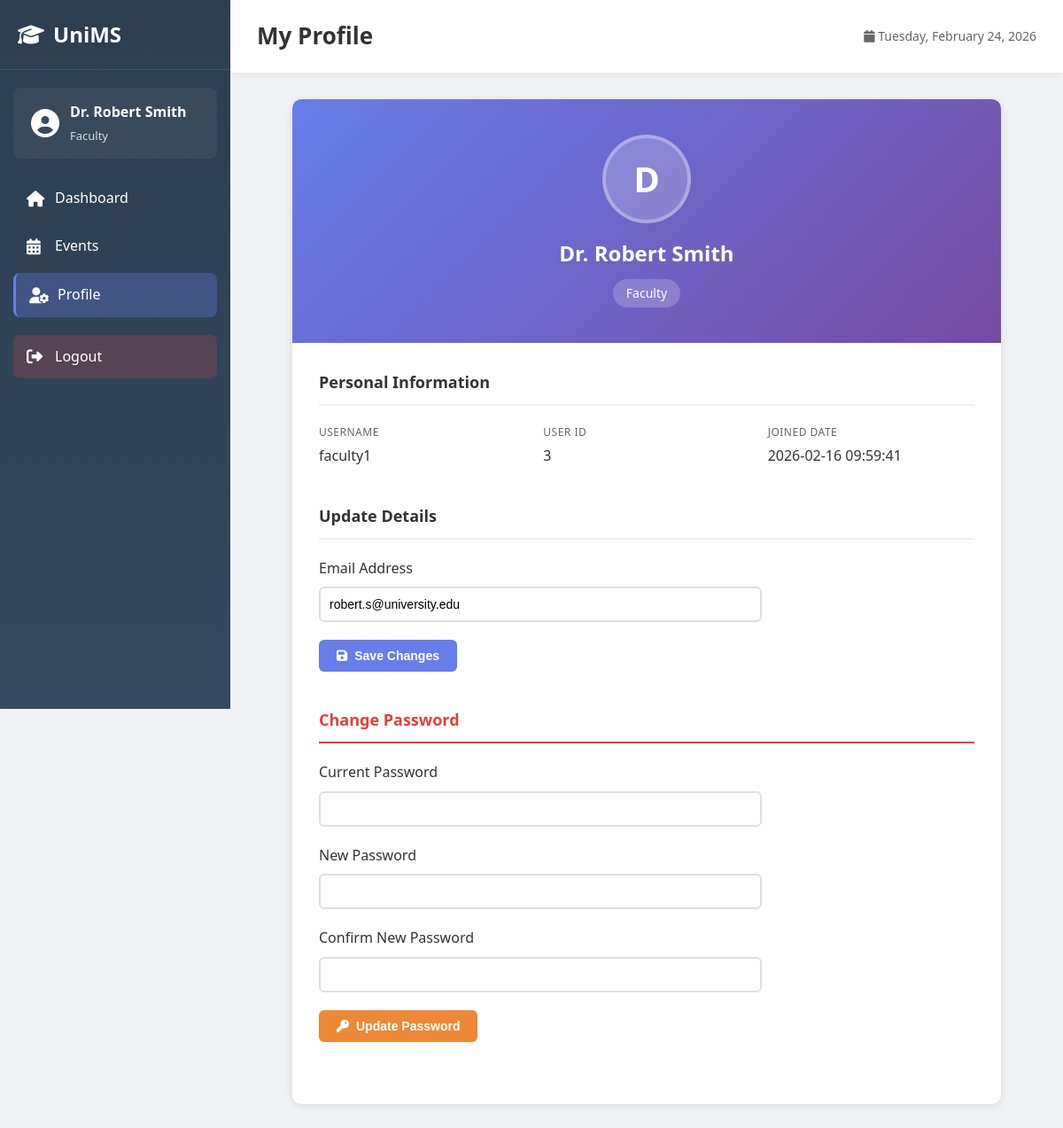
/profile (signed in), run on the app's committed database.
### tables this page shows
CREATE TABLE users (
            id INTEGER PRIMARY KEY AUTOINCREMENT,
            username TEXT UNIQUE NOT NULL,
            password TEXT NOT NULL,
            user_type TEXT NOT NULL,
            full_name TEXT NOT NULL,
            email TEXT,
            created_at TIMESTAMP DEFAULT CURRENT_TIMESTAMP
        );

### app.py (the view, shortened to what this page needs)
@app.route('/profile', methods=['GET', 'POST'])
@login_required
def profile():
    conn = get_db_connection()
    user = conn.execute('SELECT * FROM users WHERE id = ?', (session['user_id'],)).fetchone()
    conn.close()
    return render_template('profile.html', user=user)

### app.py (called while the page is built)
def get_db_connection():
    conn = sqlite3.connect(DATABASE)
    conn.row_factory = sqlite3.Row  # This allows us to access columns by name
    return conn

def login_required(f):
    @wraps(f)
    def decorated_function(*args, **kwargs):
        if 'user_id' not in session:
            flash('Please log in to access this page.', 'warning')
            return redirect(url_for('login'))
        return f(*args, **kwargs)
    return decorated_function

### templates/profile.html (shortened to what this page needs)
{% extends "base.html" %}
{% block page_title %}My Profile{% endblock %}
{% block content %}
<div class="profile-container">
    <div class="profile-card">
        <div class="profile-header">
            <div class="profile-avatar">
                {{ user.full_name[0] }}
            </div>
            <h2>{{ user.full_name }}</h2>
            <p class="role-badge">{{ user.user_type|title }}</p>
        </div>
        <div class="profile-body">
            <div class="info-section">
                <h3>Personal Information</h3>
                <div class="info-grid">
                    <div class="info-item">
                        <label>Username</label>
                        <p>{{ user.username }}</p>
                    </div>
                    <div class="info-item">
                        <label>User ID</label>
                        <p>{{ user.id }}</p>
                    </div>
                    <div class="info-item">
                        <label>Joined Date</label>
                        <p>{{ user.created_at }}</p>
                    </div>
                </div>
            </div>
            <div class="form-section">
                <h3>Update Details</h3>
                <form method="POST" action="{{ url_for('profile') }}" class="profile-form">
                    <div class="form-group">
                        <label>Email Address</label>
                        <input type="email" name="email" value="{{ user.email }}" required>
                    </div>
                    <button type="submit" class="btn btn-primary">
                        <i class="fas fa-save"></i> Save Changes
                    </button>
                </form>
            </div>
            <div class="form-section danger-zone">
                <h3>Change Password</h3>
                <form method="POST" action="{{ url_for('profile') }}" class="profile-form">
                    <div class="form-group">
                        <label>Current Password</label>
                        <input type="password" name="current_password" required>
                    </div>
                    <div class="form-group">
                        <label>New Password</label>
                        <input type="password" name="new_password" required minlength="6">
                    </div>
                    <div class="form-group">
                        <label>Confirm New Password</label>
                        <input type="password" name="confirm_password" required minlength="6">
                    </div>
                    <button type="submit" class="btn btn-warning">
                        <i class="fas fa-key"></i> Update Password
                    </button>
                </form>
            </div>
        </div>
    </div>
</div>
{% endblock %}

### templates/base.html (shortened to what this page needs)
<!DOCTYPE html>
<html lang="en">
<head>
    <link rel="stylesheet" href="{{ url_for('static', filename='css/style.css') }}">
    <link rel="stylesheet" href="https://cdnjs.cloudflare.com/ajax/libs/font-awesome/6.4.0/css/all.min.css">
</head>
<body>
    {% if session.user_id %}
    <div class="sidebar" id="sidebar">
        <div class="sidebar-header">
            <h2><i class="fas fa-graduation-cap"></i> UniMS</h2>
        </div>
        <div class="user-info">
            <i class="fas fa-user-circle"></i>
            <div>
                <h4>{{ session.full_name }}</h4>
                <p>{{ session.user_type|title }}</p>
            </div>
        </div>
        <nav class="sidebar-nav">
            {% if session.user_type != 'admin' %}
            <a href="{{ url_for('dashboard') }}"
                class="nav-item {% if request.endpoint == 'dashboard' %}active{% endif %}">
                <i class="fas fa-home"></i>
                <span>Dashboard</span>
            </a>
            {% endif %}
            <a href="{{ url_for('events') }}" class="nav-item {% if request.endpoint == 'events' %}active{% endif %}">
                <i class="fas fa-calendar-alt"></i>
                <span>Events</span>
            </a>
            <a href="{{ url_for('profile') }}" class="nav-item {% if request.endpoint == 'profile' %}active{% endif %}">
                <i class="fas fa-user-cog"></i>
                <span>Profile</span>
            </a>
            <a href="{{ url_for('logout') }}" class="nav-item logout">
                <i class="fas fa-sign-out-alt"></i>
                <span>Logout</span>
            </a>
        </nav>
    </div>
    {% endif %}
    <div class="main-content {% if session.user_id %}with-sidebar{% endif %}">
        {% if session.user_id %}
        <div class="topbar">
            <h1>{% block page_title %}Dashboard{% endblock %}</h1>
            <div class="topbar-right">
                <span class="date"> {{ current_date }}</span>
            </div>
        </div>
        {% endif %}
        <div class="content">
            {% block content %}{% endblock %}
        </div>
    </div>
</body>
</html>

### static/css/style.css (style rules this page uses)
* { margin: 0; padding: 0; box-sizing: border-box; }
body { font-family: 'Segoe UI', Tahoma, Geneva, Verdana, sans-serif; background: #f0f2f5; color: #333; line-height: 1.6; }
.sidebar { position: fixed; left: 0; top: 0; width: 260px; height: 100vh; background: linear-gradient(180deg, #2c3e50 0%, #34495e 100%); color: white; padding: 20px 0; overflow-y: auto; transition: transform 0.3s ease; z-index: 1000; }
.sidebar-header { padding: 0 20px 20px; border-bottom: 1px solid rgba(255, 255, 255, 0.1); margin-bottom: 20px; }
.sidebar-header h2 { font-size: 24px; display: flex; align-items: center; gap: 10px; }
.user-info { padding: 15px 20px; background: rgba(255, 255, 255, 0.05); margin: 0 15px 20px; border-radius: 8px; display: flex; align-items: center; gap: 12px; }
.user-info i { font-size: 32px; }
.user-info h4 { font-size: 16px; margin-bottom: 3px; }
.user-info p { font-size: 13px; opacity: 0.8; }
.sidebar-nav { padding: 0 15px; }
.nav-item { display: flex; align-items: center; gap: 12px; padding: 12px 15px; color: white; text-decoration: none; border-radius: 8px; margin-bottom: 5px; transition: all 0.3s; }
.nav-item.active { background: rgba(102, 126, 234, 0.3); border-left: 3px solid #667eea; }
.nav-item i { font-size: 18px; width: 20px; }
.nav-item.logout { margin-top: 20px; background: rgba(239, 68, 68, 0.2); }
.main-content { min-height: 100vh; }
.main-content.with-sidebar { margin-left: 260px; }
.topbar { background: white; padding: 20px 30px; box-shadow: 0 2px 10px rgba(0,0,0,0.05); display: flex; align-items: center; justify-content: space-between; position: sticky; top: 0; z-index: 999; }
.topbar h1 { font-size: 26px; color: #333; }
.topbar-right { display: flex; align-items: center; gap: 20px; }
.date { color: #666; font-size: 14px; }
.content { padding: 30px; }
.btn { padding: 10px 20px; border: none; border-radius: 5px; font-size: 14px; font-weight: 600; cursor: pointer; transition: all 0.3s; display: inline-flex; align-items: center; gap: 8px; text-decoration: none; }
.btn-primary { background: linear-gradient(135deg, #667eea 0%, #764ba2 100%); color: white; }

### templates/profile.html (style rules this page uses)
.profile-container { max-width: 800px; margin: 0 auto; }
.profile-card { background: white; border-radius: 10px; box-shadow: 0 2px 10px rgba(0, 0, 0, 0.1); overflow: hidden; }
.profile-header { background: linear-gradient(135deg, #667eea 0%, #764ba2 100%); padding: 40px 20px; text-align: center; color: white; }
.profile-avatar { width: 100px; height: 100px; background: rgba(255, 255, 255, 0.2); border-radius: 50%; margin: 0 auto 15px; display: flex; align-items: center; justify-content: center; font-size: 40px; font-weight: bold; border: 4px solid rgba(255, 255, 255, 0.3); }
.profile-header h2 { margin: 0; font-size: 24px; }
.role-badge { display: inline-block; background: rgba(255, 255, 255, 0.2); padding: 5px 15px; border-radius: 20px; margin-top: 10px; font-size: 14px; }
.profile-body { padding: 30px; }
.info-section { margin-bottom: 40px; }
.info-section h3, .form-section h3 { border-bottom: 2px solid #f0f0f0; padding-bottom: 10px; margin-bottom: 20px; color: #333; font-size: 18px; }
.info-grid { display: grid; grid-template-columns: repeat(auto-fit, minmax(200px, 1fr)); gap: 20px; }
.info-item label { display: block; color: #666; font-size: 12px; margin-bottom: 5px; text-transform: uppercase; letter-spacing: 0.5px; }
.info-item p { font-size: 16px; color: #333; font-weight: 500; }
.form-section { margin-bottom: 40px; }
.profile-form { max-width: 500px; }
.form-group { margin-bottom: 20px; }
.form-group label { display: block; margin-bottom: 8px; color: #333; font-weight: 500; }
.form-group input { width: 100%; padding: 10px; border: 2px solid #e0e0e0; border-radius: 6px; font-size: 14px; transition: all 0.3s; }
.btn { padding: 10px 20px; border: none; border-radius: 6px; cursor: pointer; font-weight: 600; display: inline-flex; align-items: center; gap: 8px; transition: all 0.3s; }
.btn-primary { background: #667eea; color: white; }
.btn-warning { background: #ed8936; color: white; }
.danger-zone h3 { color: #e53e3e; border-color: #e53e3e; }

### data on the page
users: full_name "Dr. Robert Smith", user_type "Faculty", full_name "D", username "faculty1", id "3", created_at "2026-02-16 09:59:41", email "robert.s@university.edu"
